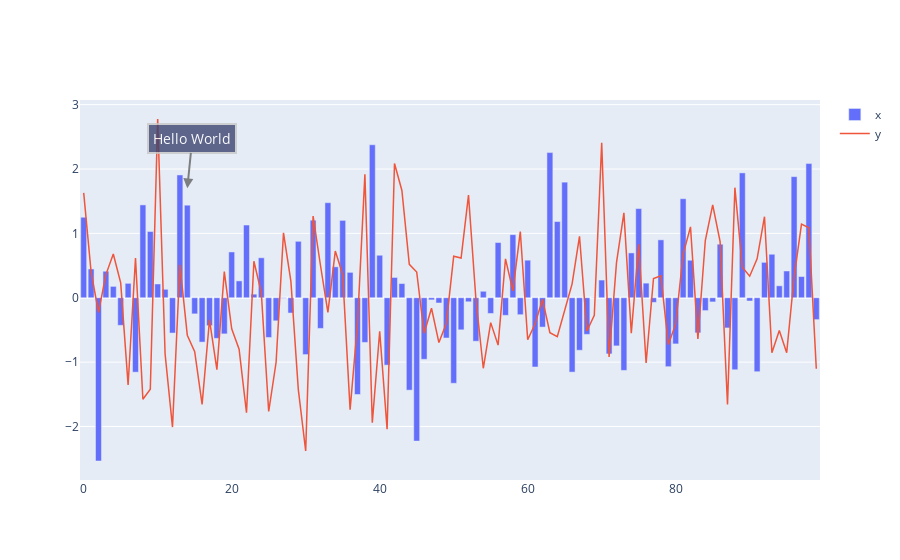

The code cell stored with this chart in its notebook:
### Code cell
fig.annotation(14, 1.7, 'Hello World')
fig()
